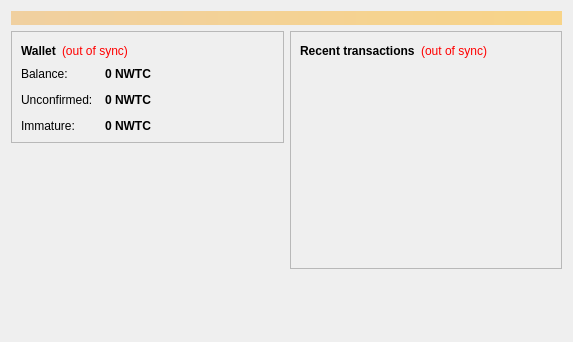
<?xml version="1.0" encoding="UTF-8"?>
<ui version="4.0">
 <class>OverviewPage</class>
 <widget class="QWidget" name="OverviewPage">
  <property name="geometry">
   <rect>
    <x>0</x>
    <y>0</y>
    <width>573</width>
    <height>342</height>
   </rect>
  </property>
  <property name="windowTitle">
   <string>Form</string>
  </property>
  <layout class="QVBoxLayout" name="topLayout">
   <item>
    <widget class="QLabel" name="labelAlerts">
     <property name="visible">
      <bool>false</bool>
     </property>
     <property name="styleSheet">
      <string notr="true">background-color: qlineargradient(x1: 0, y1: 0, x2: 1, y2: 0, stop:0 #F0D0A0, stop:1 #F8D488); color:#000000;</string>
     </property>
     <property name="wordWrap">
      <bool>true</bool>
     </property>
     <property name="margin">
      <number>3</number>
     </property>
    </widget>
   </item>
   <item>
    <layout class="QHBoxLayout" name="horizontalLayout" stretch="1,1">
     <item>
      <layout class="QVBoxLayout" name="verticalLayout_2">
       <item>
        <widget class="QFrame" name="frame">
         <property name="frameShape">
          <enum>QFrame::StyledPanel</enum>
         </property>
         <property name="frameShadow">
          <enum>QFrame::Raised</enum>
         </property>
         <layout class="QVBoxLayout" name="verticalLayout_4">
          <item>
           <layout class="QHBoxLayout" name="horizontalLayout_4">
            <item>
             <widget class="QLabel" name="label_5">
              <property name="font">
               <font>
                <weight>75</weight>
                <bold>true</bold>
               </font>
              </property>
              <property name="text">
               <string>Wallet</string>
              </property>
             </widget>
            </item>
            <item>
             <widget class="QLabel" name="labelWalletStatus">
              <property name="toolTip">
               <string>The displayed information may be out of date. Your wallet automatically synchronizes with the NWTCcoin network after a connection is established, but this process has not completed yet.</string>
              </property>
              <property name="styleSheet">
               <string notr="true">QLabel { color: red; }</string>
              </property>
              <property name="text">
               <string notr="true">(out of sync)</string>
              </property>
              <property name="alignment">
               <set>Qt::AlignLeading|Qt::AlignLeft|Qt::AlignVCenter</set>
              </property>
             </widget>
            </item>
            <item>
             <spacer name="horizontalSpacer_2">
              <property name="orientation">
               <enum>Qt::Horizontal</enum>
              </property>
              <property name="sizeHint" stdset="0">
               <size>
                <width>40</width>
                <height>20</height>
               </size>
              </property>
             </spacer>
            </item>
           </layout>
          </item>
          <item>
           <layout class="QFormLayout" name="formLayout_2">
            <property name="fieldGrowthPolicy">
             <enum>QFormLayout::AllNonFixedFieldsGrow</enum>
            </property>
            <property name="horizontalSpacing">
             <number>12</number>
            </property>
            <property name="verticalSpacing">
             <number>12</number>
            </property>
            <item row="0" column="0">
             <widget class="QLabel" name="label">
              <property name="text">
               <string>Balance:</string>
              </property>
             </widget>
            </item>
            <item row="0" column="1">
             <widget class="QLabel" name="labelBalance">
              <property name="font">
               <font>
                <weight>75</weight>
                <bold>true</bold>
               </font>
              </property>
              <property name="cursor">
               <cursorShape>IBeamCursor</cursorShape>
              </property>
              <property name="toolTip">
               <string>Your current balance</string>
              </property>
              <property name="text">
               <string notr="true">0 NWTC</string>
              </property>
              <property name="textInteractionFlags">
               <set>Qt::LinksAccessibleByMouse|Qt::TextSelectableByKeyboard|Qt::TextSelectableByMouse</set>
              </property>
             </widget>
            </item>
            <item row="1" column="0">
             <widget class="QLabel" name="label_3">
              <property name="text">
               <string>Unconfirmed:</string>
              </property>
             </widget>
            </item>
            <item row="1" column="1">
             <widget class="QLabel" name="labelUnconfirmed">
              <property name="font">
               <font>
                <weight>75</weight>
                <bold>true</bold>
               </font>
              </property>
              <property name="cursor">
               <cursorShape>IBeamCursor</cursorShape>
              </property>
              <property name="toolTip">
               <string>Total of transactions that have yet to be confirmed, and do not yet count toward the current balance</string>
              </property>
              <property name="text">
               <string notr="true">0 NWTC</string>
              </property>
              <property name="textInteractionFlags">
               <set>Qt::LinksAccessibleByMouse|Qt::TextSelectableByKeyboard|Qt::TextSelectableByMouse</set>
              </property>
             </widget>
            </item>
            <item row="2" column="0">
             <widget class="QLabel" name="labelImmatureText">
              <property name="text">
               <string>Immature:</string>
              </property>
             </widget>
            </item>
            <item row="2" column="1">
             <widget class="QLabel" name="labelImmature">
              <property name="font">
               <font>
                <weight>75</weight>
                <bold>true</bold>
               </font>
              </property>
              <property name="toolTip">
               <string>Mined balance that has not yet matured</string>
              </property>
              <property name="text">
               <string notr="true">0 NWTC</string>
              </property>
              <property name="textInteractionFlags">
               <set>Qt::LinksAccessibleByMouse|Qt::TextSelectableByKeyboard|Qt::TextSelectableByMouse</set>
              </property>
             </widget>
            </item>
           </layout>
          </item>
         </layout>
        </widget>
       </item>
       <item>
        <spacer name="verticalSpacer">
         <property name="orientation">
          <enum>Qt::Vertical</enum>
         </property>
         <property name="sizeHint" stdset="0">
          <size>
           <width>20</width>
           <height>40</height>
          </size>
         </property>
        </spacer>
       </item>
      </layout>
     </item>
     <item>
      <layout class="QVBoxLayout" name="verticalLayout_3">
       <item>
        <widget class="QFrame" name="frame_2">
         <property name="frameShape">
          <enum>QFrame::StyledPanel</enum>
         </property>
         <property name="frameShadow">
          <enum>QFrame::Raised</enum>
         </property>
         <layout class="QVBoxLayout" name="verticalLayout">
          <item>
           <layout class="QHBoxLayout" name="horizontalLayout_2">
            <item>
             <widget class="QLabel" name="label_4">
              <property name="text">
               <string>&lt;b&gt;Recent transactions&lt;/b&gt;</string>
              </property>
             </widget>
            </item>
            <item>
             <widget class="QLabel" name="labelTransactionsStatus">
              <property name="toolTip">
               <string>The displayed information may be out of date. Your wallet automatically synchronizes with the NWTCcoin network after a connection is established, but this process has not completed yet.</string>
              </property>
              <property name="styleSheet">
               <string notr="true">QLabel { color: red; }</string>
              </property>
              <property name="text">
               <string notr="true">(out of sync)</string>
              </property>
              <property name="alignment">
               <set>Qt::AlignRight|Qt::AlignTrailing|Qt::AlignVCenter</set>
              </property>
             </widget>
            </item>
            <item>
             <spacer name="horizontalSpacer">
              <property name="orientation">
               <enum>Qt::Horizontal</enum>
              </property>
              <property name="sizeHint" stdset="0">
               <size>
                <width>40</width>
                <height>20</height>
               </size>
              </property>
             </spacer>
            </item>
           </layout>
          </item>
          <item>
           <widget class="QListView" name="listTransactions">
            <property name="styleSheet">
             <string notr="true">QListView { background: transparent; }</string>
            </property>
            <property name="frameShape">
             <enum>QFrame::NoFrame</enum>
            </property>
            <property name="verticalScrollBarPolicy">
             <enum>Qt::ScrollBarAlwaysOff</enum>
            </property>
            <property name="horizontalScrollBarPolicy">
             <enum>Qt::ScrollBarAlwaysOff</enum>
            </property>
            <property name="selectionMode">
             <enum>QAbstractItemView::NoSelection</enum>
            </property>
           </widget>
          </item>
         </layout>
        </widget>
       </item>
       <item>
        <spacer name="verticalSpacer_2">
         <property name="orientation">
          <enum>Qt::Vertical</enum>
         </property>
         <property name="sizeHint" stdset="0">
          <size>
           <width>20</width>
           <height>40</height>
          </size>
         </property>
        </spacer>
       </item>
      </layout>
     </item>
    </layout>
   </item>
  </layout>
 </widget>
 <resources/>
 <connections/>
</ui>
